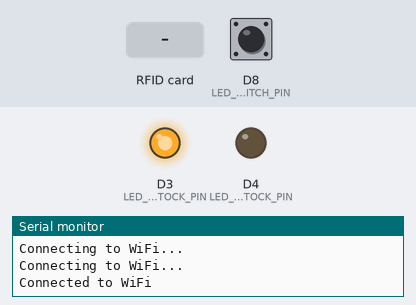
This sketch was run on a simulated ESP8266 (NodeMCU). Shown: output pins drawn as LEDs (lit = HIGH), the last lines printed to the serial monitor. The inputs (shaded band) are chosen by the test bench; at power-on: D8 (LED_SWITCH_PIN) LOW. WiFi joins after 1.5 s; servers stay silent unless stated; uploads are accepted with an empty reply.

Above: at 3.2 s.
3.3 s: D8 (LED_SWITCH_PIN) pulled HIGH for 0.15 s
At 4.5 s:
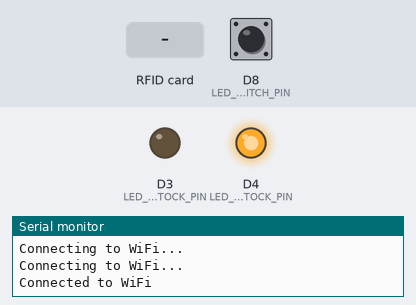
4.9 s: RFID card 09 17 76 68 91 held to the reader
At 5.02 s:
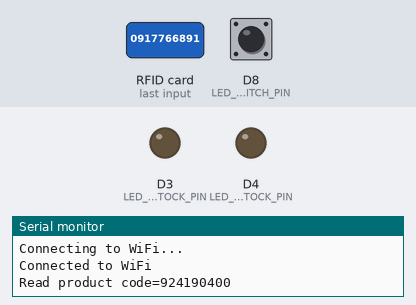
6.6 s: D8 (LED_SWITCH_PIN) pulled HIGH for 1 s
At 7.3 s:
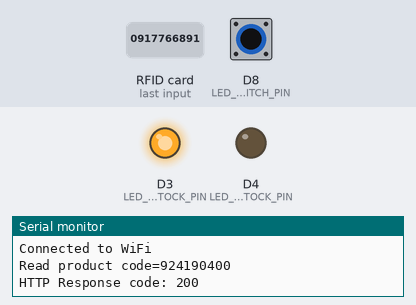
9.1 s: D8 (LED_SWITCH_PIN) pulled HIGH for 3.2 s
At 9.4 s:
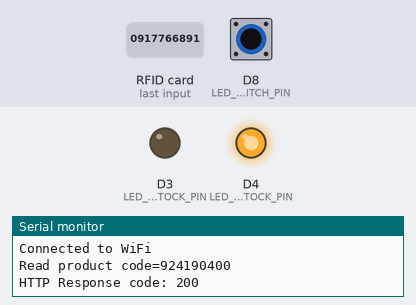
Timing chart, 0 to 12.1 s (numbered marks = the images above; inputs shaded):
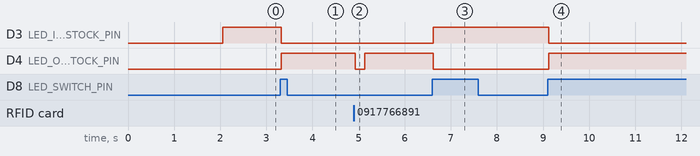

Measured:
- after the input at 3.3 s, D3 (LED_IN_STOCK_PIN): HIGH → LOW at once; D4 (LED_OUT_STOCK_PIN): LOW → HIGH at once
- after the input at 4.9 s, D4 (LED_OUT_STOCK_PIN): HIGH → LOW at once, → HIGH 0.20 s later
- after the input at 6.6 s, D3 (LED_IN_STOCK_PIN): LOW → HIGH at once; D4 (LED_OUT_STOCK_PIN): HIGH → LOW at once
- after the input at 9.1 s, D3 (LED_IN_STOCK_PIN): HIGH → LOW at once; D4 (LED_OUT_STOCK_PIN): LOW → HIGH at once

The sketch:

main.ino
```cpp
#include <SPI.h>
#include <RFID.h>
#include <string.h>
#include <ESP8266WiFi.h>
#include <ESP8266HTTPClient.h>
#include <WiFiClient.h>

#define SS_PIN D2
#define RST_PIN D1
#define LED_SWITCH_PIN D8
#define LED_IN_STOCK_PIN D3
#define LED_OUT_STOCK_PIN D4

const char* ssid = "tongog";
const char* password = "0917766891";
String server = "http://34.143.224.3";
const int port = 443;

RFID rfid(SS_PIN, RST_PIN);
void setup() {
  Serial.begin(9600);
  SPI.begin();
  rfid.init();

  pinMode(LED_SWITCH_PIN, INPUT);
  pinMode(LED_IN_STOCK_PIN, OUTPUT);
  pinMode(LED_OUT_STOCK_PIN, OUTPUT);

  WiFi.begin(ssid, password);
  while (WiFi.status() != WL_CONNECTED) {
    delay(1000);
    Serial.println("Connecting to WiFi...");
  }
  Serial.println("Connected to WiFi");
}

int mode = 0;   // 0 = not found || 1 = is found || 2 = on hold
int state = 0;  // 0 = IN_STOCK || 1 = OUT_STOCK
int code = 0;

int current_state_switch = 0;
int last_state_switch = 0;

void loop() {
  int current_state_switch = digitalRead(LED_SWITCH_PIN);

  if (current_state_switch == 1 && last_state_switch == 0) {
    if (state) state = 0;
    else state = 1;
  }

  digitalWrite(LED_IN_STOCK_PIN, !state);
  digitalWrite(LED_OUT_STOCK_PIN, state);

  if (rfid.isCard() && rfid.readCardSerial() && mode == 0) {
    mode = 1;
    code = encode(rfid.serNum[0], rfid.serNum[1], rfid.serNum[2], rfid.serNum[3], rfid.serNum[4]);
  }

  if (mode == 1) {
    Serial.print("Read product code=");
    Serial.println(code);
    if (state) {
      digitalWrite(LED_IN_STOCK_PIN, LOW);
      digitalWrite(LED_OUT_STOCK_PIN, LOW);
      sendData(String(code), "OUT_STOCK");
    } else {
      digitalWrite(LED_IN_STOCK_PIN, LOW);
      digitalWrite(LED_OUT_STOCK_PIN, LOW);
      sendData(String(code), "IN_STOCK");
    }
    mode = 2;
  }

  if (!rfid.readCardSerial()) {
    mode = 0;
  }

  rfid.halt();

  last_state_switch = current_state_switch;
}

void sendData(String id, String status) {
  WiFiClient client;
  HTTPClient http;

  http.begin(client, server + "/esp");

  http.addHeader("Content-Type", "application/json");
  int httpResponseCode = http.POST("{\"id\": \"" + id + "\",\"status\": \"" + status + "\"}");

  Serial.print("HTTP Response code: ");
  Serial.println(httpResponseCode);

  if (httpResponseCode != 200) {
    for (int i = 0; i < 6; i++) {
      digitalWrite(LED_IN_STOCK_PIN, HIGH);
      digitalWrite(LED_OUT_STOCK_PIN, HIGH);
      delay(250);
      digitalWrite(LED_IN_STOCK_PIN, LOW);
      digitalWrite(LED_OUT_STOCK_PIN, LOW);
      delay(250);
    }
  }
  http.end();
}

int encode(int a, int b, int c, int d, int e) {
  int result = a;
  result = result * 100 + b;
  result = result * 100 + c;
  result = result * 100 + d;
  result = result * 100 + e;
  return result;
}
```
